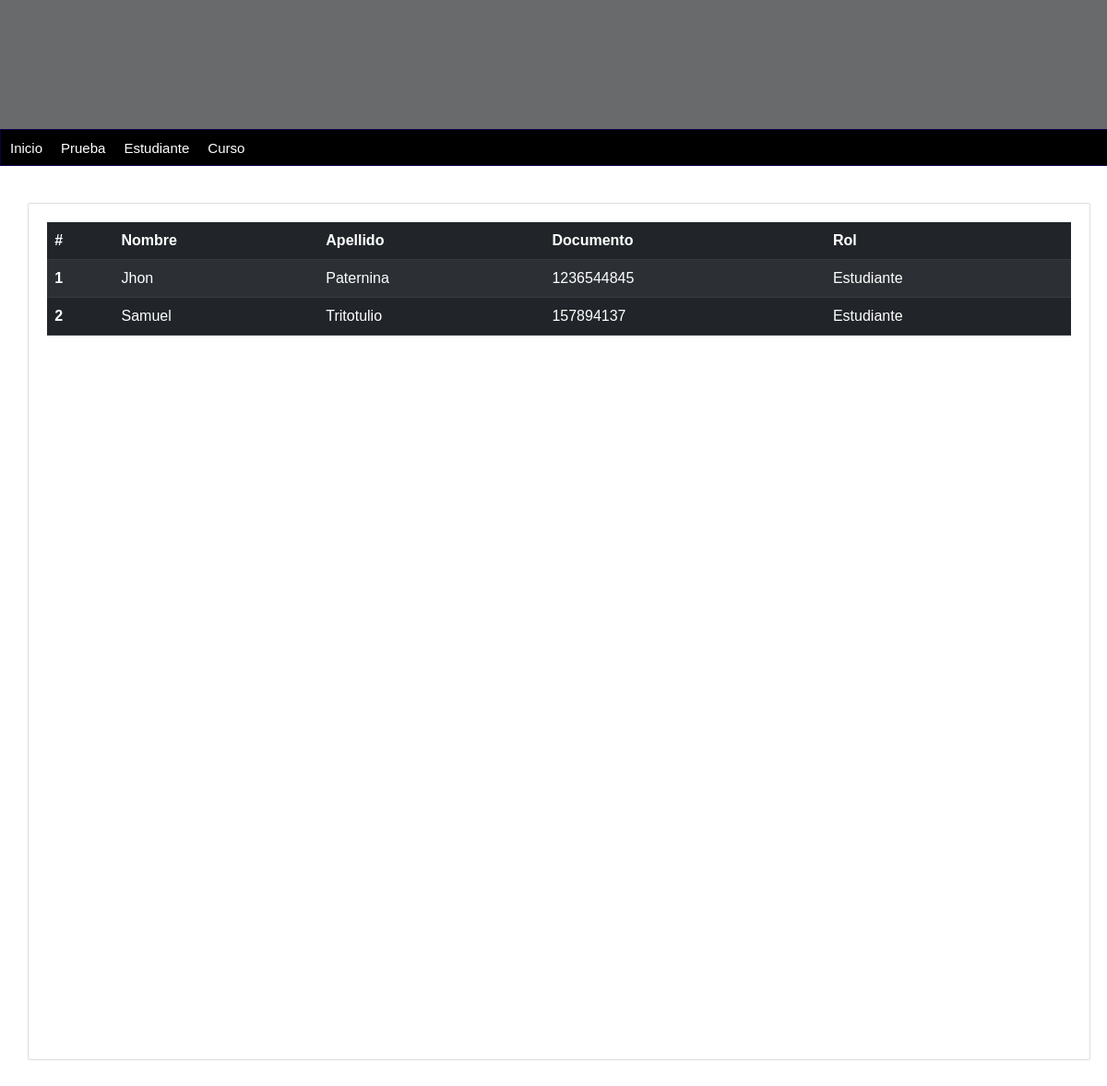
Screenshot of /lista-estudiantes/ with the database file from the repository.
### persona/models.py (models this page shows, shortened)
class Persona(models.Model):
    nombre = models.CharField(max_length=100)
    apellidos = models.CharField(max_length=100)
    dni = models.CharField(max_length=10)
    telefono = models.CharField(max_length=10)
    email = models.EmailField()
    fecha_nacimiento = models.DateField()
    rol = models.CharField(max_length=20)
    create_at = models.DateTimeField(auto_now=True)
    class Meta:
        db_table = 'Persona'

### persona/views.py (the view)
# urls.py: path('lista-estudiantes/', get_estudiantes, name='lista-estudiantes'),
def get_estudiantes(request):
    estudiantes = Persona.objects.filter(rol='Estudiante')
    return render(request, 'lista-estudiantes.html', {
        'title': 'Lista de estudiantes -p',
        'estudiantes': estudiantes
    })

### persona/templates/lista-estudiantes.html
{% extends "index.html" %}
{% block  content %}
<table class="table table-dark table-striped">
   <thead>
     <tr>
       <th scope="col">#</th>
       <th scope="col">Nombre</th>
       <th scope="col">Apellido</th>
       <th scope="col">Documento</th>
       <th scope="col">Rol</th>
     </tr>
   </thead>
   <tbody>
     <tr>
      {% for estudiante in estudiantes %}
       <th scope="row">{{forloop.counter}}</th>
       <td>{{estudiante.nombre}}</td>
       <td>{{estudiante.apellidos}}</td>
       <td>{{estudiante.dni}}</td>
       <td>{{estudiante.rol}}</td>
       <tr>
         {% endfor %}
   </tbody>
 </table>
{% endblock  %}

### mainApp/static/css/styles.css (style rules this page uses)
* { margin: 0px; padding: 0px; font-family: Arial, Helvetica, sans-serif; text-decoration: none; }
body { background-color: #f2f2f2; }

### rows the page displays
Persona: nombre "Jhon", apellidos "Paternina", dni "1236544845", rol "Estudiante"
Persona: nombre "Samuel", apellidos "Tritotulio", dni "157894137", rol "Estudiante"
